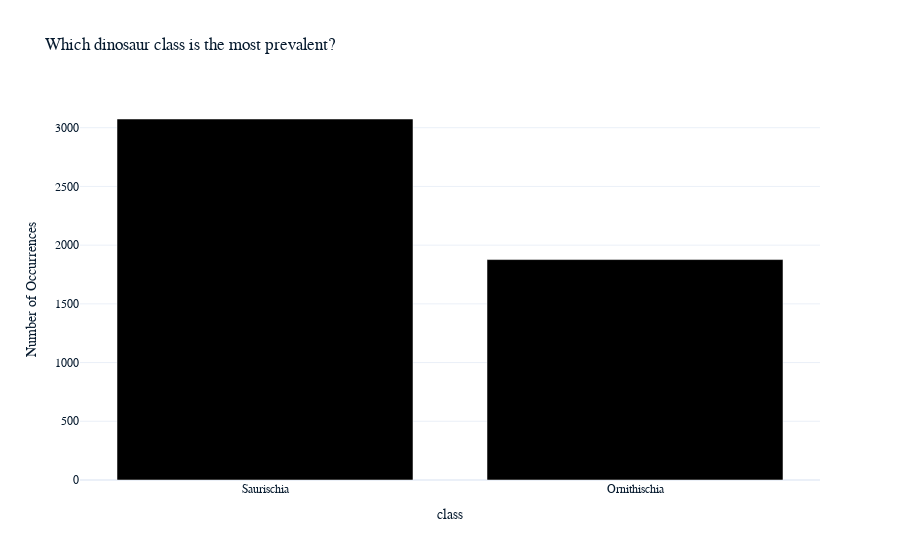

This figure's notebook cell:
### Markdown cell above
#### 2. Which dinosaur class is the most prevalent?

### Code cell
# Count the occurrences of each dinosaur class
class_counts = df['class'].value_counts()

# Get the top 10 most prevalent dinosaur classes
top_classes = class_counts.head()

# Create a bar chart for the top 10 dinosaur classes
fig = px.bar(top_classes, 
             title='Which dinosaur class is the most prevalent?', 
             labels={'index': 'Dinosaur Class', 'value': 'Number of Occurrences'},
             color_discrete_sequence=['black'])

# Update layout for a clean black and white look
fig.update_layout(plot_bgcolor='white', paper_bgcolor='white', showlegend=False)

fig.show()

### Figure 1 — Plotly figure (JSON) as saved in the notebook; plotly's stock layout.template omitted (floating-point values rounded to 4 significant figures)
{"data": [{"alignmentgroup": "True", "hovertemplate": "variable=count<br>class=%{x}<br>Number of Occurrences=%{y}<extra></extra>", "legendgroup": "count", "marker": {"color": "black", "pattern": {"shape": ""}}, "name": "count", "offsetgroup": "count", "orientation": "v", "showlegend": true, "textposition": "auto", "x": ["Saurischia", "Ornithischia"], "xaxis": "x", "y": [3074, 1877], "yaxis": "y", "type": "bar"}], "layout": {"xaxis": {"anchor": "y", "domain": [0, 1], "title": {"text": "class"}}, "yaxis": {"anchor": "x", "domain": [0, 1], "title": {"text": "Number of Occurrences"}}, "legend": {"title": {"text": "variable"}, "tracegroupgap": 0}, "title": {"text": "Which dinosaur class is the most prevalent?"}, "barmode": "relative", "plot_bgcolor": "white", "paper_bgcolor": "white", "showlegend": false}}
